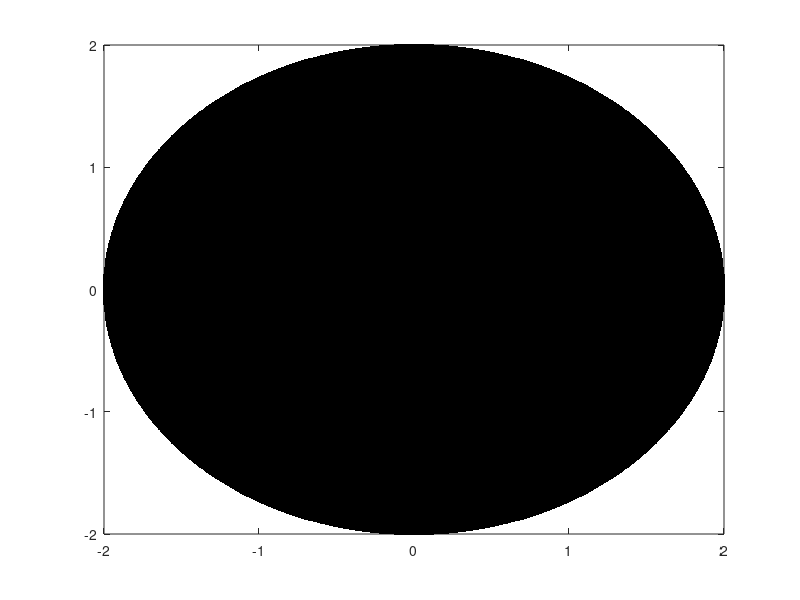

Here is the MATLAB script that generated this plot: (Note: this script raises an error after producing the figure.)
clear;
clc;

x = linspace(-2, 2, 1000);
y = linspace(-2, 2, 1000);
C = zeros(1, 1000000);
insideCount = 0;
frame = 0;
for i = 1:1000
    for j = 1:1000
        if(x(i)^2+y(j)^2 <= 4)
            insideCount = insideCount+1;
            C(insideCount) = complex(x(i), y(j));
        end
    end
end
C(C(:)==0) = [];
origin = C;
insideCount = length(C);
plot(C, '.', 'MarkerEdgeColor', 'k');
frame = frame+1;
M(frame) = getframe;

for iterativeCount = 1:20
    hold on;
    len = insideCount;
    outside = zeros(1, 1000000);
    outsideCount = 0;
    inside = zeros(1, 1000000);
    originNew = zeros(1, 1000000);
    insideCount = 0;
    
    for i = 1:len
        result = Mandelbrot(C(i), origin(i));
        if(abs(result) > 2)
            outsideCount = outsideCount+1;
            outside(outsideCount) = origin(i);
        else
            insideCount = insideCount+1;
            inside(insideCount) = result;
            originNew(insideCount) = origin(i);
        end
    end
    outside(outside(:)==0) = [];
    inside(inside(:)==0) = [];
    originNew(originNew(:)==0) = [];
    origin = originNew;
    C = inside;
    if mod(iterativeCount, 3) == 1
        plot(outside, '.', 'MarkerEdgeColor', 'r');
    elseif mod(iterativeCount, 3) == 2
        plot(outside, '.', 'MarkerEdgeColor', 'g');
    else
        plot(outside, '.', 'MarkerEdgeColor', 'b');
    end
    frame = frame+1;
    M(frame) = getframe;
end
v = VideoWriter('final_1000.avi');
v.FrameRate = 10;
open(v);
writeVideo(v, M);
close(v);